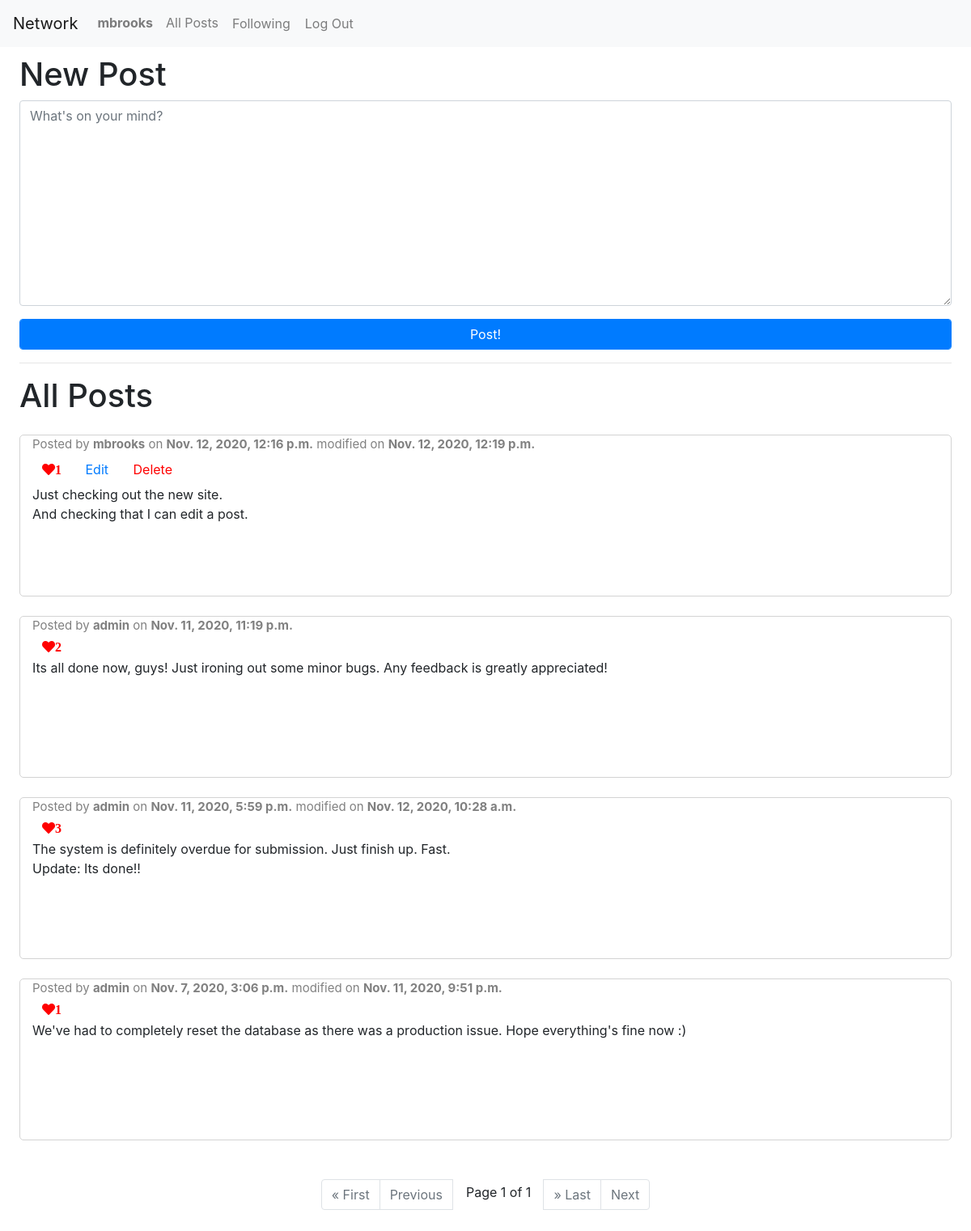
The app's page / (signed in) with its own data.
### network/models.py (models this page shows)
class User(AbstractUser):
    pass

class Posts(models.Model):
    user = models.ForeignKey(User, on_delete=models.CASCADE)
    content = models.CharField(max_length=255)
    likes = models.IntegerField(default=0)
    timestamp = models.DateTimeField(default=datetime.now(), editable=False)
    modified = models.DateTimeField(default=None, null=True)
    class Meta:
        ordering = ['-timestamp']
        verbose_name_plural = 'Posts'

### network/views.py (the view)
# urls.py: path("", views.index, name="index"),
def index(request):
    allPosts = Posts.objects.all()
    paginator = Paginator(allPosts, 10)
    pageNum = request.GET.get('page')
    posts = paginator.get_page(pageNum)
    return render(request, 'network/index.html', {
        'posts': posts
    })

### network/templates/network/index.html (shortened to what this page needs)
{% extends "network/layout.html" %}
{% block body %}
    {% if user.is_authenticated %}
        <div class="new-post">
            <h1>New Post</h1>
            <form action="{% url 'newPost' %}" method="POST">
                <div class="form-group">
                    <textarea name="content" rows="10" class="form-control" placeholder="What's on your mind?" required></textarea>
                </div>
                <div class="form-group">
                    <input type="submit" value="Post!" class="form-control btn btn-primary">
                </div>
            </form>
        </div>
        <hr>
    {% endif %}
    <h1>All Posts</h1>
    {% for post in posts %}
        <div class="container-fluid mt-4">
            <div class="row">
                <div class="col">
                    {% if post.modified %}
                        <p class="username">Posted by <a class="username" href="{% url 'profile' post.user.username %}"><strong>{{ post.user.username }}</strong></a> on <strong>{{ post.timestamp }}</strong> modified on <strong>{{ post.modified }}</strong></p>
                    {% else %}
                        <p class="username">Posted by <a class="username" href="{% url 'profile' post.user.username %}"><strong>{{ post.user.username }}</strong></a> on <strong>{{ post.timestamp }}</strong></p>
                    {% endif %}
                    <div class="links ">
                        {% if user.is_authenticated %}
                            <button data-id="{{ post.id }}" class="btn btn-default like-button shadow-none fa fa-heart" style="color: red;">{{ post.likes }}</button>
                            {% if post.user.username == user.username %}
                                <button data-id="{{ post.id }}" class="btn btn-link edit-button">Edit</button>
                                <button data-id="{{ post.id }}" class="btn btn-link delete-button" style="color: red;">Delete</button>
                            {% endif %}
                        {% else %}
                            <p><a href="{% url 'login' %}" class="pl-2">Login</a> to like this post.</p>
                        {% endif %}
                    </div>
                    <div class="post-body" style="white-space: pre-wrap;">{{ post.content }}</div>
                </div>
            </div>
        </div>
    {% empty %}
        <h2>No posts currently on site.</h2>
    {% endfor %}
    {% if posts %}
        <ul class="pagination justify-content-center mt-5">
            {% if posts.has_previous %}
                <li class="page-item"><a class="page-link" href="?page=1">&laquo; First</a></li>
                <li class="page-item"><a class="page-link" href="?page={{ posts.previous_page_number }}">Previous</a></li>
            {% else %}
                <li class="page-item disabled"><a class="page-link" href="?page=1">&laquo; First</a></li>
                <li class="page-item disabled"><a class="page-link" href="?page=1">Previous</a></li>
            {% endif %}
            <span class="current mx-3 pt-1">
                Page {{ posts.number }} of {{ posts.paginator.num_pages }}
            </span>
            {% if posts.has_next %}
                <li class="page-item"><a class="page-link" href="?page={{ posts.paginator.num_pages }}">&raquo; Last</a></li>
                <li class="page-item"><a class="page-link" href="?page={{ posts.next_page_number }}">Next</a></li>
            {% else %}
                <li class="page-item disabled"><a class="page-link" href="?page={{ posts.paginator.num_pages }}">&raquo; Last</a></li>
                <li class="page-item disabled"><a class="page-link" href="?page={{ posts.paginator.num_pages }}">Next</a></li>
            {% endif %}
        </ul>
    {% endif %}
{% endblock body %}

### network/templates/network/layout.html (shortened to what this page needs)
{% load static %}
<!DOCTYPE html>
<html lang="en">
    <head>
        <link rel="stylesheet" href="https://stackpath.bootstrapcdn.com/bootstrap/4.4.1/css/bootstrap.min.css">
        <link rel="stylesheet" href="https://use.fontawesome.com/releases/v5.14.0/css/all.css">
        <link href="{% static 'network/main.css' %}" rel="stylesheet">
    </head>
    <body>
        <nav class="navbar navbar-expand-lg navbar-light bg-light">
            <a class="navbar-brand" href="{% url 'index' %}">Network</a>
            <div>
                <ul class="navbar-nav mr-auto">
                    {% if user.is_authenticated %}
                        <li class="nav-item"><a class="nav-link" href="{% url 'profile' user.username %}"><strong>{{ user.username }}</strong></a></li>
                    {% endif %}
                    <li class="nav-item"><a class="nav-link" href="{% url 'index' %}">All Posts</a></li>
                    {% if user.is_authenticated %}
                        <li class="nav-item"><a class="nav-link btn btn-default" href="{% url 'following' %}">Following</a></li>
                        <li class="nav-item"><a class="nav-link btn btn-default" href="{% url 'logout' %}">Log Out</a></li>
                    {% else %}
                        <li class="nav-item"><a class="nav-link btn btn-default" href="{% url 'login' %}">Log In</a></li>
                        <li class="nav-item"><a class="nav-link btn btn-default" href="{% url 'register' %}">Register</a></li>
                    {% endif %}
                </ul>
            </div>
        </nav>
        <div class="body px-4">
            {% block body %}
            {% endblock %}
        </div>
    </body>
</html>

### network/static/network/main.css (style rules this page uses)
.body { padding: 10px; }
.username { top: 0; left: 0; color: gray; font-size: 15px; margin-bottom: 0; }
.row { height: 200px; border: 1px solid lightgray; border-radius: 5px; }
.delete-button { color: red; }
.like-button { outline: none !important; border: none !important; }

### records on screen
User: username "mbrooks"
Posts: user.username "mbrooks", timestamp "Nov. 12, 2020, 12:16 p.m.", modified "Nov. 12, 2020, 12:19 p.m.", likes "1", content "Just checking out the new site. And checking that I can edit a post."
Posts: user.username "admin", timestamp "Nov. 11, 2020, 11:19 p.m.", likes "2", content "Its all done now, guys! Just ironing out some minor bugs. Any feedback is greatly appreciated!"
Posts: user.username "admin", timestamp "Nov. 11, 2020, 5:59 p.m.", modified "Nov. 12, 2020, 10:28 a.m.", likes "3", content "The system is definitely overdue for submission. Just finish up. Fast. Update: Its done!!"
Posts: user.username "admin", timestamp "Nov. 7, 2020, 3:06 p.m.", modified "Nov. 11, 2020, 9:51 p.m.", likes "1", content "We've had to completely reset the database as there was a production issue. Hope everything's fine now :)"

### other values on screen
{{ posts.number }} "1"
{{ posts.paginator.num_pages }} "1"
